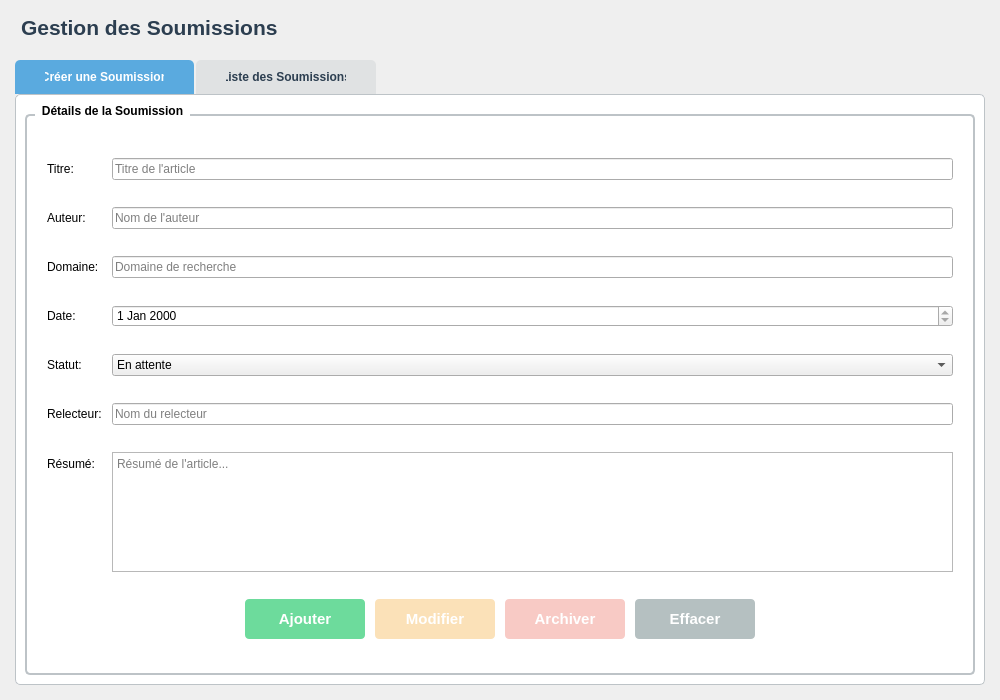
<?xml version="1.0" encoding="UTF-8"?>
<ui version="4.0">
 <class>Submission</class>
 <widget class="QWidget" name="Submission">
  <property name="geometry">
   <rect>
    <x>0</x>
    <y>0</y>
    <width>1000</width>
    <height>700</height>
   </rect>
  </property>
  <property name="windowTitle">
   <string>Gestion des Soumissions</string>
  </property>
  <layout class="QVBoxLayout" name="verticalLayout">
   <property name="spacing">
    <number>10</number>
   </property>
   <property name="leftMargin">
    <number>15</number>
   </property>
   <property name="topMargin">
    <number>15</number>
   </property>
   <property name="rightMargin">
    <number>15</number>
   </property>
   <property name="bottomMargin">
    <number>15</number>
   </property>
   <item>
    <widget class="QLabel" name="titleLabel">
     <property name="text">
      <string>Gestion des Soumissions</string>
     </property>
     <property name="styleSheet">
      <string notr="true">color: #2c3e50; font-size: 16pt; font-weight: bold; margin-bottom: 10px;</string>
     </property>
    </widget>
   </item>
   <item>
    <widget class="QTabWidget" name="tabWidget">
     <property name="currentIndex">
      <number>0</number>
     </property>
     <property name="styleSheet">
      <string notr="true">QTabWidget::pane {
    border: 1px solid #bdc3c7;
    border-radius: 5px;
    background: white;
}

QTabBar::tab {
    background: rgba(189, 195, 199, 0.3);
    color: #2c3e50;
    padding: 10px 30px;
    margin-right: 2px;
    border-top-left-radius: 5px;
    border-top-right-radius: 5px;
    font-weight: bold;
}

QTabBar::tab:selected {
    background: rgba(52, 152, 219, 0.8);
    color: white;
}

QTabBar::tab:hover {
    background: rgba(52, 152, 219, 0.5);
}</string>
     </property>
     <widget class="QWidget" name="tabForm">
      <attribute name="title">
       <string>Créer une Soumission</string>
      </attribute>
      <layout class="QVBoxLayout" name="verticalLayout_3">
       <item>
        <widget class="QGroupBox" name="formGroup">
         <property name="title">
          <string>Détails de la Soumission</string>
         </property>
         <property name="styleSheet">
          <string notr="true">QGroupBox { font-weight: bold; border: 2px solid #bdc3c7; border-radius: 5px; margin-top: 10px; padding-top: 10px; }
QGroupBox::title { subcontrol-origin: margin; left: 10px; padding: 0 5px; }</string>
         </property>
         <layout class="QFormLayout" name="formLayout">
          <property name="horizontalSpacing">
           <number>10</number>
          </property>
          <property name="verticalSpacing">
           <number>15</number>
          </property>
          <property name="leftMargin">
           <number>20</number>
          </property>
          <property name="topMargin">
           <number>20</number>
          </property>
          <property name="rightMargin">
           <number>20</number>
          </property>
          <property name="bottomMargin">
           <number>20</number>
          </property>
          <item row="0" column="0">
           <widget class="QLabel" name="label_titre">
            <property name="text">
             <string>Titre:</string>
            </property>
           </widget>
          </item>
          <item row="0" column="1">
           <widget class="QLineEdit" name="titleEdit">
            <property name="placeholderText">
             <string>Titre de l'article</string>
            </property>
           </widget>
          </item>
          <item row="1" column="0">
           <widget class="QLabel" name="label_auteur">
            <property name="text">
             <string>Auteur:</string>
            </property>
           </widget>
          </item>
          <item row="1" column="1">
           <widget class="QLineEdit" name="authorEdit">
            <property name="placeholderText">
             <string>Nom de l'auteur</string>
            </property>
           </widget>
          </item>
          <item row="2" column="0">
           <widget class="QLabel" name="label_domaine">
            <property name="text">
             <string>Domaine:</string>
            </property>
           </widget>
          </item>
          <item row="2" column="1">
           <widget class="QLineEdit" name="domainEdit">
            <property name="placeholderText">
             <string>Domaine de recherche</string>
            </property>
           </widget>
          </item>
          <item row="3" column="0">
           <widget class="QLabel" name="label_date">
            <property name="text">
             <string>Date:</string>
            </property>
           </widget>
          </item>
          <item row="3" column="1">
           <widget class="QDateEdit" name="dateEdit">
            <property name="readOnly">
             <bool>true</bool>
            </property>
            <property name="calendarPopup">
             <bool>false</bool>
            </property>
           </widget>
          </item>
          <item row="4" column="0">
           <widget class="QLabel" name="label_statut">
            <property name="text">
             <string>Statut:</string>
            </property>
           </widget>
          </item>
          <item row="4" column="1">
           <widget class="QComboBox" name="statusCombo">
            <item>
             <property name="text">
              <string>En attente</string>
             </property>
            </item>
            <item>
             <property name="text">
              <string>En révision</string>
             </property>
            </item>
            <item>
             <property name="text">
              <string>Accepté</string>
             </property>
            </item>
            <item>
             <property name="text">
              <string>Rejeté</string>
             </property>
            </item>
           </widget>
          </item>
          <item row="5" column="0">
           <widget class="QLabel" name="label_relecteur">
            <property name="text">
             <string>Relecteur:</string>
            </property>
           </widget>
          </item>
          <item row="5" column="1">
           <widget class="QLineEdit" name="reviewerEdit">
            <property name="placeholderText">
             <string>Nom du relecteur</string>
            </property>
           </widget>
          </item>
          <item row="6" column="0">
           <widget class="QLabel" name="label_resume">
            <property name="text">
             <string>Résumé:</string>
            </property>
           </widget>
          </item>
          <item row="6" column="1">
           <widget class="QTextEdit" name="abstractEdit">
            <property name="maximumSize">
             <size>
              <width>16777215</width>
              <height>120</height>
             </size>
            </property>
            <property name="placeholderText">
             <string>Résumé de l'article...</string>
            </property>
           </widget>
          </item>
          <item row="7" column="0" colspan="2">
           <layout class="QHBoxLayout" name="crudLayout">
            <property name="spacing">
             <number>10</number>
            </property>
            <item>
             <spacer name="horizontalSpacer_3">
              <property name="orientation">
               <enum>Qt::Horizontal</enum>
              </property>
              <property name="sizeHint" stdset="0">
               <size>
                <width>40</width>
                <height>20</height>
               </size>
              </property>
             </spacer>
            </item>
            <item>
             <widget class="QPushButton" name="addBtn">
              <property name="minimumSize">
               <size>
                <width>120</width>
                <height>40</height>
               </size>
              </property>
              <property name="text">
               <string>Ajouter</string>
              </property>
              <property name="styleSheet">
               <string notr="true">QPushButton { background-color: rgba(46, 204, 113, 0.7); color: white; padding: 8px 20px; border-radius: 4px; font-weight: bold; font-size: 11pt; }
QPushButton:hover { background-color: rgba(46, 204, 113, 1.0); }</string>
              </property>
             </widget>
            </item>
            <item>
             <widget class="QPushButton" name="updateBtn">
              <property name="enabled">
               <bool>false</bool>
              </property>
              <property name="minimumSize">
               <size>
                <width>120</width>
                <height>40</height>
               </size>
              </property>
              <property name="text">
               <string>Modifier</string>
              </property>
              <property name="styleSheet">
               <string notr="true">QPushButton { background-color: rgba(243, 156, 18, 0.7); color: white; padding: 8px 20px; border-radius: 4px; font-weight: bold; font-size: 11pt; }
QPushButton:hover { background-color: rgba(243, 156, 18, 1.0); }
QPushButton:disabled { background-color: rgba(243, 156, 18, 0.3); }</string>
              </property>
             </widget>
            </item>
            <item>
             <widget class="QPushButton" name="deleteBtn">
              <property name="enabled">
               <bool>false</bool>
              </property>
              <property name="minimumSize">
               <size>
                <width>120</width>
                <height>40</height>
               </size>
              </property>
              <property name="text">
               <string>Archiver</string>
              </property>
              <property name="styleSheet">
               <string notr="true">QPushButton { background-color: rgba(231, 76, 60, 0.7); color: white; padding: 8px 20px; border-radius: 4px; font-weight: bold; font-size: 11pt; }
QPushButton:hover { background-color: rgba(231, 76, 60, 1.0); }
QPushButton:disabled { background-color: rgba(231, 76, 60, 0.3); }</string>
              </property>
             </widget>
            </item>
            <item>
             <widget class="QPushButton" name="clearBtn">
              <property name="minimumSize">
               <size>
                <width>120</width>
                <height>40</height>
               </size>
              </property>
              <property name="text">
               <string>Effacer</string>
              </property>
              <property name="styleSheet">
               <string notr="true">QPushButton { background-color: rgba(149, 165, 166, 0.7); color: white; padding: 8px 20px; border-radius: 4px; font-weight: bold; font-size: 11pt; }
QPushButton:hover { background-color: rgba(149, 165, 166, 1.0); }</string>
              </property>
             </widget>
            </item>
            <item>
             <spacer name="horizontalSpacer_4">
              <property name="orientation">
               <enum>Qt::Horizontal</enum>
              </property>
              <property name="sizeHint" stdset="0">
               <size>
                <width>40</width>
                <height>20</height>
               </size>
              </property>
             </spacer>
            </item>
           </layout>
          </item>
         </layout>
        </widget>
       </item>
      </layout>
     </widget>
     <widget class="QWidget" name="tabList">
      <attribute name="title">
       <string>Liste des Soumissions</string>
      </attribute>
      <layout class="QVBoxLayout" name="verticalLayout_2">
       <item>
        <layout class="QHBoxLayout" name="toolbarLayout">
         <property name="spacing">
          <number>10</number>
         </property>
         <item>
          <widget class="QLabel" name="searchLabel">
           <property name="text">
            <string>Rechercher:</string>
           </property>
          </widget>
         </item>
         <item>
          <widget class="QLineEdit" name="searchEdit">
           <property name="minimumSize">
            <size>
             <width>200</width>
             <height>0</height>
            </size>
           </property>
           <property name="placeholderText">
            <string>Entrez votre recherche...</string>
           </property>
          </widget>
         </item>
         <item>
          <widget class="QComboBox" name="searchTypeCombo">
           <item>
            <property name="text">
             <string>Par Titre</string>
            </property>
           </item>
           <item>
            <property name="text">
             <string>Par Domaine</string>
            </property>
           </item>
          </widget>
         </item>
         <item>
          <widget class="QPushButton" name="searchBtn">
           <property name="text">
            <string>Rechercher</string>
           </property>
           <property name="styleSheet">
            <string notr="true">QPushButton { background-color: rgba(52, 152, 219, 0.7); color: white; padding: 5px 15px; border-radius: 3px; }
QPushButton:hover { background-color: rgba(52, 152, 219, 1.0); }</string>
           </property>
          </widget>
         </item>
         <item>
          <spacer name="horizontalSpacer">
           <property name="orientation">
            <enum>Qt::Horizontal</enum>
           </property>
           <property name="sizeType">
            <enum>QSizePolicy::Fixed</enum>
           </property>
           <property name="sizeHint" stdset="0">
            <size>
             <width>20</width>
             <height>20</height>
            </size>
           </property>
          </spacer>
         </item>
         <item>
          <widget class="QLabel" name="sortLabel">
           <property name="text">
            <string>Trier:</string>
           </property>
          </widget>
         </item>
         <item>
          <widget class="QComboBox" name="sortTypeCombo">
           <item>
            <property name="text">
             <string>Par Date</string>
            </property>
           </item>
           <item>
            <property name="text">
             <string>Par Titre</string>
            </property>
           </item>
          </widget>
         </item>
         <item>
          <widget class="QPushButton" name="sortBtn">
           <property name="text">
            <string>Trier</string>
           </property>
           <property name="styleSheet">
            <string notr="true">QPushButton { background-color: rgba(155, 89, 182, 0.7); color: white; padding: 5px 15px; border-radius: 3px; }
QPushButton:hover { background-color: rgba(155, 89, 182, 1.0); }</string>
           </property>
          </widget>
         </item>
         <item>
          <spacer name="horizontalSpacer_2">
           <property name="orientation">
            <enum>Qt::Horizontal</enum>
           </property>
           <property name="sizeHint" stdset="0">
            <size>
             <width>40</width>
             <height>20</height>
            </size>
           </property>
          </spacer>
         </item>
         <item>
          <widget class="QPushButton" name="exportBtn">
           <property name="text">
            <string>Exporter PDF</string>
           </property>
           <property name="styleSheet">
            <string notr="true">QPushButton { background-color: rgba(39, 174, 96, 0.7); color: white; padding: 5px 15px; border-radius: 3px; }
QPushButton:hover { background-color: rgba(39, 174, 96, 1.0); }</string>
           </property>
          </widget>
         </item>
         <item>
          <widget class="QPushButton" name="statsBtn">
           <property name="text">
            <string>Statistiques</string>
           </property>
           <property name="styleSheet">
            <string notr="true">QPushButton { background-color: rgba(230, 126, 34, 0.7); color: white; padding: 5px 15px; border-radius: 3px; }
QPushButton:hover { background-color: rgba(230, 126, 34, 1.0); }</string>
           </property>
          </widget>
         </item>
        </layout>
       </item>
       <item>
        <widget class="QTableWidget" name="submissionTable">
         <property name="alternatingRowColors">
          <bool>true</bool>
         </property>
         <property name="selectionMode">
          <enum>QAbstractItemView::SingleSelection</enum>
         </property>
         <property name="selectionBehavior">
          <enum>QAbstractItemView::SelectRows</enum>
         </property>
         <property name="styleSheet">
          <string notr="true">QTableWidget { gridline-color: #bdc3c7; }
QHeaderView::section { background-color: #34495e; color: white; padding: 5px; font-weight: bold; }</string>
         </property>
         <attribute name="horizontalHeaderStretchLastSection">
          <bool>true</bool>
         </attribute>
         <column>
          <property name="text">
           <string>ID</string>
          </property>
         </column>
         <column>
          <property name="text">
           <string>Titre</string>
          </property>
         </column>
         <column>
          <property name="text">
           <string>Auteur</string>
          </property>
         </column>
         <column>
          <property name="text">
           <string>Domaine</string>
          </property>
         </column>
         <column>
          <property name="text">
           <string>Date</string>
          </property>
         </column>
         <column>
          <property name="text">
           <string>Statut</string>
          </property>
         </column>
         <column>
          <property name="text">
           <string>Relecteur</string>
          </property>
         </column>
        </widget>
       </item>
      </layout>
     </widget>
    </widget>
   </item>
  </layout>
 </widget>
 <resources/>
 <connections/>
</ui>
